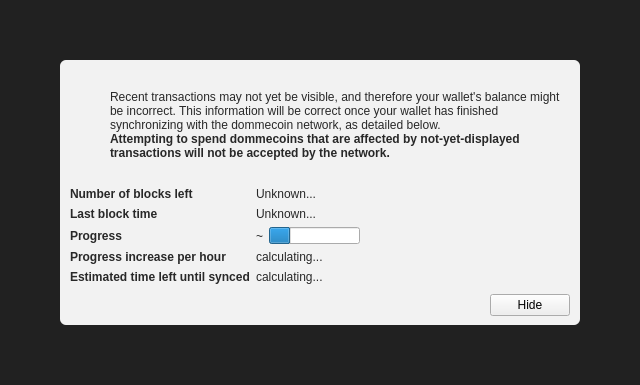
<?xml version="1.0" encoding="UTF-8"?>
<ui version="4.0">
 <class>ModalOverlay</class>
 <widget class="ModalOverlay" name="ModalOverlay">
  <property name="geometry">
   <rect>
    <x>0</x>
    <y>0</y>
    <width>640</width>
    <height>385</height>
   </rect>
  </property>
  <property name="windowTitle">
   <string>Form</string>
  </property>
  <layout class="QVBoxLayout" name="verticalLayout" stretch="0">
   <property name="sizeConstraint">
    <enum>QLayout::SetDefaultConstraint</enum>
   </property>
   <property name="leftMargin">
    <number>0</number>
   </property>
   <property name="topMargin">
    <number>0</number>
   </property>
   <property name="rightMargin">
    <number>0</number>
   </property>
   <property name="bottomMargin">
    <number>0</number>
   </property>
   <item>
    <widget class="QWidget" name="bgWidget" native="true">
     <property name="styleSheet">
      <string notr="true">#bgWidget { background: rgba(0,0,0,220); }</string>
     </property>
     <layout class="QVBoxLayout" name="verticalLayoutMain" stretch="1">
      <property name="leftMargin">
       <number>60</number>
      </property>
      <property name="topMargin">
       <number>60</number>
      </property>
      <property name="rightMargin">
       <number>60</number>
      </property>
      <property name="bottomMargin">
       <number>60</number>
      </property>
      <item>
       <widget class="QWidget" name="contentWidget" native="true">
        <property name="styleSheet">
         <string notr="true">#contentWidget { background: rgba(255,255,255,240); border-radius: 6px; }

QLabel { color: rgb(40,40,40);  }</string>
        </property>
        <layout class="QVBoxLayout" name="verticalLayoutSub" stretch="1,0,0,0">
         <property name="spacing">
          <number>0</number>
         </property>
         <property name="leftMargin">
          <number>10</number>
         </property>
         <property name="topMargin">
          <number>10</number>
         </property>
         <property name="rightMargin">
          <number>10</number>
         </property>
         <property name="bottomMargin">
          <number>10</number>
         </property>
         <item>
          <layout class="QHBoxLayout" name="horizontalLayoutIconText" stretch="0,1">
           <property name="topMargin">
            <number>20</number>
           </property>
           <item>
            <layout class="QVBoxLayout" name="verticalLayoutIcon">
             <property name="leftMargin">
              <number>0</number>
             </property>
             <item>
              <widget class="QPushButton" name="warningIcon">
               <property name="enabled">
                <bool>false</bool>
               </property>
               <property name="text">
                <string/>
               </property>
               <property name="icon">
                <iconset>
                 <normaloff>:/icons/warning</normaloff>
                 <disabledoff>:/icons/warning</disabledoff>:/icons/warning</iconset>
               </property>
               <property name="iconSize">
                <size>
                 <width>48</width>
                 <height>48</height>
                </size>
               </property>
               <property name="flat">
                <bool>true</bool>
               </property>
              </widget>
             </item>
             <item>
              <spacer name="verticalSpacerWarningIcon">
               <property name="orientation">
                <enum>Qt::Vertical</enum>
               </property>
               <property name="sizeHint" stdset="0">
                <size>
                 <width>20</width>
                 <height>40</height>
                </size>
               </property>
              </spacer>
             </item>
            </layout>
           </item>
           <item>
            <layout class="QVBoxLayout" name="verticalLayoutInfoText">
             <property name="leftMargin">
              <number>0</number>
             </property>
             <property name="topMargin">
              <number>0</number>
             </property>
             <item>
              <widget class="QLabel" name="infoText">
               <property name="text">
                <string>Recent transactions may not yet be visible, and therefore your wallet's balance might be incorrect. This information will be correct once your wallet has finished synchronizing with the dommecoin network, as detailed below.</string>
               </property>
               <property name="textFormat">
                <enum>Qt::RichText</enum>
               </property>
               <property name="wordWrap">
                <bool>true</bool>
               </property>
              </widget>
             </item>
             <item>
              <widget class="QLabel" name="infoTextStrong">
               <property name="font">
                <font>
                 <weight>75</weight>
                 <bold>true</bold>
                </font>
               </property>
               <property name="text">
                <string>Attempting to spend dommecoins that are affected by not-yet-displayed transactions will not be accepted by the network.</string>
               </property>
               <property name="textFormat">
                <enum>Qt::RichText</enum>
               </property>
               <property name="wordWrap">
                <bool>true</bool>
               </property>
              </widget>
             </item>
             <item>
              <spacer name="verticalSpacerInTextSpace">
               <property name="orientation">
                <enum>Qt::Vertical</enum>
               </property>
               <property name="sizeHint" stdset="0">
                <size>
                 <width>20</width>
                 <height>40</height>
                </size>
               </property>
              </spacer>
             </item>
            </layout>
           </item>
          </layout>
         </item>
         <item>
          <spacer name="verticalSpacerAfterText">
           <property name="orientation">
            <enum>Qt::Vertical</enum>
           </property>
           <property name="sizeHint" stdset="0">
            <size>
             <width>20</width>
             <height>40</height>
            </size>
           </property>
          </spacer>
         </item>
         <item>
          <layout class="QFormLayout" name="formLayout">
           <property name="fieldGrowthPolicy">
            <enum>QFormLayout::FieldsStayAtSizeHint</enum>
           </property>
           <property name="horizontalSpacing">
            <number>6</number>
           </property>
           <property name="verticalSpacing">
            <number>6</number>
           </property>
           <property name="topMargin">
            <number>10</number>
           </property>
           <item row="0" column="0">
            <widget class="QLabel" name="labelNumberOfBlocksLeft">
             <property name="font">
              <font>
               <weight>75</weight>
               <bold>true</bold>
              </font>
             </property>
             <property name="text">
              <string>Number of blocks left</string>
             </property>
            </widget>
           </item>
           <item row="0" column="1">
            <widget class="QLabel" name="numberOfBlocksLeft">
             <property name="text">
              <string>Unknown...</string>
             </property>
            </widget>
           </item>
           <item row="1" column="0">
            <widget class="QLabel" name="labelLastBlockTime">
             <property name="font">
              <font>
               <weight>75</weight>
               <bold>true</bold>
              </font>
             </property>
             <property name="text">
              <string>Last block time</string>
             </property>
            </widget>
           </item>
           <item row="1" column="1">
            <widget class="QLabel" name="newestBlockDate">
             <property name="sizePolicy">
              <sizepolicy hsizetype="Maximum" vsizetype="Preferred">
               <horstretch>0</horstretch>
               <verstretch>0</verstretch>
              </sizepolicy>
             </property>
             <property name="text">
              <string>Unknown...</string>
             </property>
            </widget>
           </item>
           <item row="2" column="0">
            <widget class="QLabel" name="labelSyncDone">
             <property name="font">
              <font>
               <weight>75</weight>
               <bold>true</bold>
              </font>
             </property>
             <property name="text">
              <string>Progress</string>
             </property>
            </widget>
           </item>
           <item row="2" column="1">
            <layout class="QHBoxLayout" name="horizontalLayoutSync" stretch="0,1">
             <item>
              <widget class="QLabel" name="percentageProgress">
               <property name="text">
                <string notr="true">~</string>
               </property>
              </widget>
             </item>
             <item>
              <widget class="QProgressBar" name="progressBar">
               <property name="value">
                <number>24</number>
               </property>
               <property name="format">
                <string/>
               </property>
              </widget>
             </item>
            </layout>
           </item>
           <item row="4" column="0">
            <widget class="QLabel" name="labelProgressIncrease">
             <property name="font">
              <font>
               <weight>75</weight>
               <bold>true</bold>
              </font>
             </property>
             <property name="text">
              <string>Progress increase per hour</string>
             </property>
            </widget>
           </item>
           <item row="4" column="1">
            <widget class="QLabel" name="progressIncreasePerH">
             <property name="text">
              <string>calculating...</string>
             </property>
            </widget>
           </item>
           <item row="5" column="0">
            <widget class="QLabel" name="labelEstimatedTimeLeft">
             <property name="font">
              <font>
               <weight>75</weight>
               <bold>true</bold>
              </font>
             </property>
             <property name="text">
              <string>Estimated time left until synced</string>
             </property>
            </widget>
           </item>
           <item row="5" column="1">
            <widget class="QLabel" name="expectedTimeLeft">
             <property name="text">
              <string>calculating...</string>
             </property>
            </widget>
           </item>
          </layout>
         </item>
         <item>
          <layout class="QHBoxLayout" name="horizontalLayoutButtons">
           <property name="leftMargin">
            <number>10</number>
           </property>
           <property name="topMargin">
            <number>10</number>
           </property>
           <item>
            <spacer name="horizontalSpacer">
             <property name="orientation">
              <enum>Qt::Horizontal</enum>
             </property>
             <property name="sizeHint" stdset="0">
              <size>
               <width>40</width>
               <height>20</height>
              </size>
             </property>
            </spacer>
           </item>
           <item>
            <widget class="QPushButton" name="closeButton">
             <property name="text">
              <string>Hide</string>
             </property>
            </widget>
           </item>
          </layout>
         </item>
        </layout>
       </widget>
      </item>
     </layout>
    </widget>
   </item>
  </layout>
 </widget>
 <customwidgets>
  <customwidget>
   <class>ModalOverlay</class>
   <extends>QWidget</extends>
   <header>qt/modaloverlay.h</header>
   <container>1</container>
  </customwidget>
 </customwidgets>
 <resources/>
 <connections/>
</ui>
